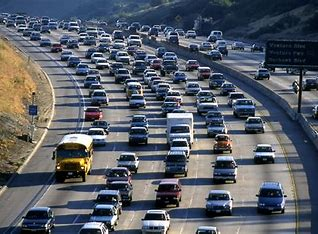
#> input picture download.jpg, 318 x 234 px, found by its file name
$ python 5_transformations.py
#> lines starting #> are read from the running program, lines starting #| are printed output that depends on the picture
import cv2

img = cv2.imread("D:/OpenCV_Freecodecamp/Dimlight/download.jpg")
#> img is the input picture: shape (234, 318, 3); mean B, G, R 103.3, 94.1, 88.6

resized = cv2.resize(img, (640,480))
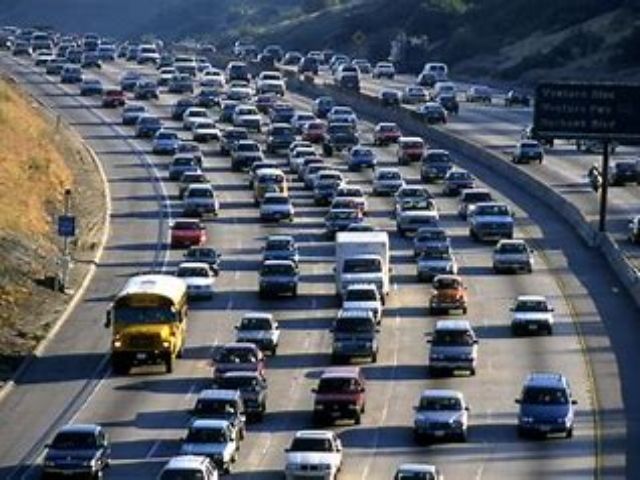
#> resized: shape (480, 640, 3); mean B, G, R 103.1, 93.9, 88.5
cropped = img[50:200,100:300]
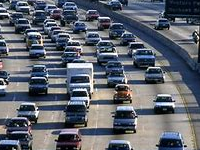
#> cropped: shape (150, 200, 3); mean B, G, R 110.7, 100.2, 94.6
flipped = cv2.flip(img,1)
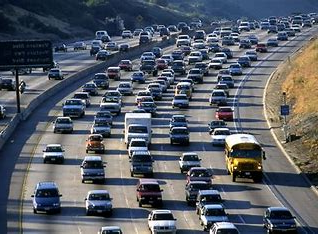
#> flipped: shape (234, 318, 3); mean B, G, R 103.3, 94.1, 88.6

cv2.imshow("Original", img)
cv2.imshow("Resized", resized)
cv2.imshow("Cropped", cropped)
cv2.imshow("Flipped", flipped)

cv2.waitKey(0)
cv2.destroyAllWindows()
